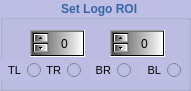
    <widget class="QGroupBox" name="groupBox_4">
     <property name="geometry">
      <rect>
       <x>10</x>
       <y>120</y>
       <width>191</width>
       <height>91</height>
      </rect>
     </property>
     <property name="palette">
      <palette>
       <active>
        <colorrole role="WindowText">
         <brush brushstyle="SolidPattern">
          <color alpha="255">
           <red>52</red>
           <green>101</green>
           <blue>164</blue>
          </color>
         </brush>
        </colorrole>
        <colorrole role="Button">
         <brush brushstyle="SolidPattern">
          <color alpha="255">
           <red>190</red>
           <green>189</green>
           <blue>228</blue>
          </color>
         </brush>
        </colorrole>
        <colorrole role="Text">
         <brush brushstyle="SolidPattern">
          <color alpha="255">
           <red>52</red>
           <green>101</green>
           <blue>164</blue>
          </color>
         </brush>
        </colorrole>
        <colorrole role="ButtonText">
         <brush brushstyle="SolidPattern">
          <color alpha="255">
           <red>52</red>
           <green>101</green>
           <blue>164</blue>
          </color>
         </brush>
        </colorrole>
        <colorrole role="Base">
         <brush brushstyle="SolidPattern">
          <color alpha="255">
           <red>190</red>
           <green>189</green>
           <blue>228</blue>
          </color>
         </brush>
        </colorrole>
        <colorrole role="Window">
         <brush brushstyle="SolidPattern">
          <color alpha="255">
           <red>190</red>
           <green>189</green>
           <blue>228</blue>
          </color>
         </brush>
        </colorrole>
        <colorrole role="PlaceholderText">
         <brush brushstyle="NoBrush">
          <color alpha="128">
           <red>52</red>
           <green>101</green>
           <blue>164</blue>
          </color>
         </brush>
        </colorrole>
       </active>
       <inactive>
        <colorrole role="WindowText">
         <brush brushstyle="SolidPattern">
          <color alpha="255">
           <red>52</red>
           <green>101</green>
           <blue>164</blue>
          </color>
         </brush>
        </colorrole>
        <colorrole role="Button">
         <brush brushstyle="SolidPattern">
          <color alpha="255">
           <red>190</red>
           <green>189</green>
           <blue>228</blue>
          </color>
         </brush>
        </colorrole>
        <colorrole role="Text">
         <brush brushstyle="SolidPattern">
          <color alpha="255">
           <red>52</red>
           <green>101</green>
           <blue>164</blue>
          </color>
         </brush>
        </colorrole>
        <colorrole role="ButtonText">
         <brush brushstyle="SolidPattern">
          <color alpha="255">
           <red>52</red>
           <green>101</green>
           <blue>164</blue>
          </color>
         </brush>
        </colorrole>
        <colorrole role="Base">
         <brush brushstyle="SolidPattern">
          <color alpha="255">
           <red>190</red>
           <green>189</green>
           <blue>228</blue>
          </color>
         </brush>
        </colorrole>
        <colorrole role="Window">
         <brush brushstyle="SolidPattern">
          <color alpha="255">
           <red>190</red>
           <green>189</green>
           <blue>228</blue>
          </color>
         </brush>
        </colorrole>
        <colorrole role="PlaceholderText">
         <brush brushstyle="NoBrush">
          <color alpha="128">
           <red>52</red>
           <green>101</green>
           <blue>164</blue>
          </color>
         </brush>
        </colorrole>
       </inactive>
       <disabled>
        <colorrole role="WindowText">
         <brush brushstyle="SolidPattern">
          <color alpha="255">
           <red>52</red>
           <green>101</green>
           <blue>164</blue>
          </color>
         </brush>
        </colorrole>
        <colorrole role="Button">
         <brush brushstyle="SolidPattern">
          <color alpha="255">
           <red>190</red>
           <green>189</green>
           <blue>228</blue>
          </color>
         </brush>
        </colorrole>
        <colorrole role="Text">
         <brush brushstyle="SolidPattern">
          <color alpha="255">
           <red>52</red>
           <green>101</green>
           <blue>164</blue>
          </color>
         </brush>
        </colorrole>
        <colorrole role="ButtonText">
         <brush brushstyle="SolidPattern">
          <color alpha="255">
           <red>52</red>
           <green>101</green>
           <blue>164</blue>
          </color>
         </brush>
        </colorrole>
        <colorrole role="Base">
         <brush brushstyle="SolidPattern">
          <color alpha="255">
           <red>190</red>
           <green>189</green>
           <blue>228</blue>
          </color>
         </brush>
        </colorrole>
        <colorrole role="Window">
         <brush brushstyle="SolidPattern">
          <color alpha="255">
           <red>190</red>
           <green>189</green>
           <blue>228</blue>
          </color>
         </brush>
        </colorrole>
        <colorrole role="PlaceholderText">
         <brush brushstyle="NoBrush">
          <color alpha="128">
           <red>52</red>
           <green>101</green>
           <blue>164</blue>
          </color>
         </brush>
        </colorrole>
       </disabled>
      </palette>
     </property>
     <property name="font">
      <font>
       <weight>75</weight>
       <bold>true</bold>
      </font>
     </property>
     <property name="toolTipDuration">
      <number>-1</number>
     </property>
     <property name="styleSheet">
      <string notr="true">background-color: rgb(190, 189, 228);
color: rgb(52, 101, 164);
</string>
     </property>
     <property name="title">
      <string> Set Logo ROI</string>
     </property>
     <property name="alignment">
      <set>Qt::AlignHCenter|Qt::AlignTop</set>
     </property>
     <widget class="QSpinBox" name="spinBoxXlogoPose">
      <property name="geometry">
       <rect>
        <x>30</x>
        <y>30</y>
        <width>55</width>
        <height>27</height>
       </rect>
      </property>
      <property name="layoutDirection">
       <enum>Qt::RightToLeft</enum>
      </property>
      <property name="styleSheet">
       <string notr="true"> background-color: qlineargradient(spread:pad, x1:0, y1:0, x2:1, y2:0, stop:0 rgba(73, 73, 73, 255), stop:1 rgba(255, 255, 255, 255));
color: qlineargradient(spread:pad, x1:0.995025, y1:0, x2:1, y2:0, stop:0 rgba(0, 0, 0, 255), stop:1 rgba(255, 255, 255, 255));</string>
      </property>
      <property name="alignment">
       <set>Qt::AlignCenter</set>
      </property>
      <property name="maximum">
       <number>600</number>
      </property>
      <property name="singleStep">
       <number>5</number>
      </property>
      <property name="value">
       <number>0</number>
      </property>
     </widget>
     <widget class="QRadioButton" name="radioButton">
      <property name="geometry">
       <rect>
        <x>40</x>
        <y>60</y>
        <width>41</width>
        <height>21</height>
       </rect>
      </property>
      <property name="font">
       <font>
        <pointsize>8</pointsize>
        <weight>50</weight>
        <bold>false</bold>
       </font>
      </property>
      <property name="layoutDirection">
       <enum>Qt::RightToLeft</enum>
      </property>
      <property name="styleSheet">
       <string notr="true">color: rgb(0, 0, 0);</string>
      </property>
      <property name="text">
       <string>TR</string>
      </property>
     </widget>
     <widget class="QRadioButton" name="radioButton_2">
      <property name="geometry">
       <rect>
        <x>90</x>
        <y>60</y>
        <width>41</width>
        <height>20</height>
       </rect>
      </property>
      <property name="font">
       <font>
        <pointsize>8</pointsize>
        <weight>50</weight>
        <bold>false</bold>
       </font>
      </property>
      <property name="layoutDirection">
       <enum>Qt::RightToLeft</enum>
      </property>
      <property name="styleSheet">
       <string notr="true">color: rgb(0, 0, 0);</string>
      </property>
      <property name="text">
       <string>BR</string>
      </property>
     </widget>
     <widget class="QRadioButton" name="radioButton_3">
      <property name="geometry">
       <rect>
        <x>140</x>
        <y>60</y>
        <width>41</width>
        <height>20</height>
       </rect>
      </property>
      <property name="font">
       <font>
        <pointsize>8</pointsize>
        <weight>50</weight>
        <bold>false</bold>
       </font>
      </property>
      <property name="layoutDirection">
       <enum>Qt::RightToLeft</enum>
      </property>
      <property name="styleSheet">
       <string notr="true">color: rgb(0, 0, 0);</string>
      </property>
      <property name="text">
       <string>BL</string>
      </property>
     </widget>
     <widget class="QRadioButton" name="radioButton_4">
      <property name="geometry">
       <rect>
        <x>0</x>
        <y>60</y>
        <width>41</width>
        <height>20</height>
       </rect>
      </property>
      <property name="font">
       <font>
        <pointsize>8</pointsize>
        <weight>50</weight>
        <bold>false</bold>
       </font>
      </property>
      <property name="layoutDirection">
       <enum>Qt::RightToLeft</enum>
      </property>
      <property name="styleSheet">
       <string notr="true">color: rgb(0, 0, 0);</string>
      </property>
      <property name="text">
       <string>TL</string>
      </property>
     </widget>
     <widget class="QSpinBox" name="spinBoxYlogoPose">
      <property name="geometry">
       <rect>
        <x>110</x>
        <y>30</y>
        <width>55</width>
        <height>27</height>
       </rect>
      </property>
      <property name="layoutDirection">
       <enum>Qt::RightToLeft</enum>
      </property>
      <property name="styleSheet">
       <string notr="true"> background-color: qlineargradient(spread:pad, x1:0, y1:0, x2:1, y2:0, stop:0 rgba(73, 73, 73, 255), stop:1 rgba(255, 255, 255, 255));
color: qlineargradient(spread:pad, x1:0.995025, y1:0, x2:1, y2:0, stop:0 rgba(0, 0, 0, 255), stop:1 rgba(255, 255, 255, 255));</string>
      </property>
      <property name="alignment">
       <set>Qt::AlignCenter</set>
      </property>
      <property name="maximum">
       <number>600</number>
      </property>
      <property name="singleStep">
       <number>5</number>
      </property>
      <property name="value">
       <number>0</number>
      </property>
     </widget>
    </widget>
